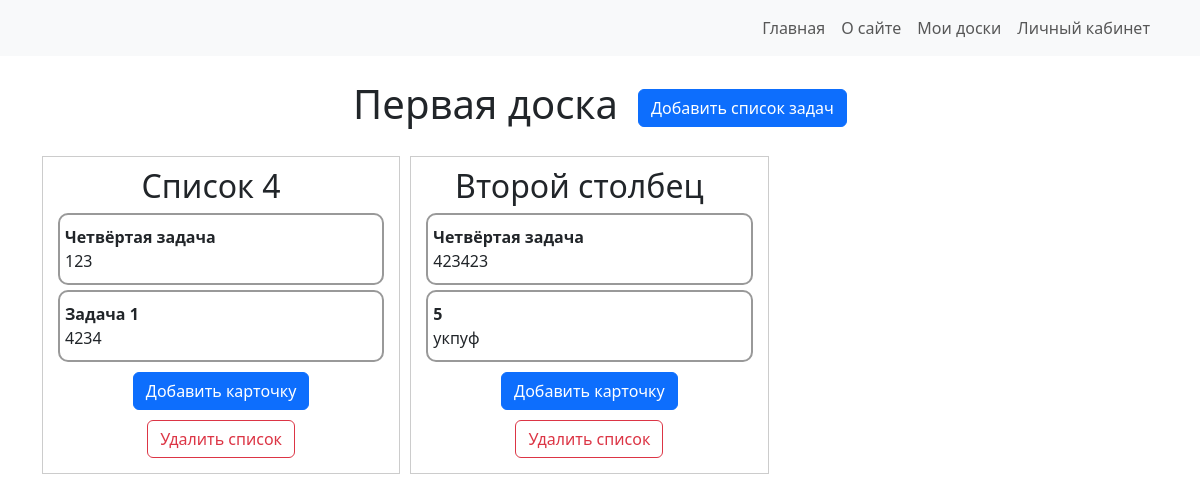
Screenshot of /board/2/ (signed in) with the database file from the repository.
### web/models.py (models this page shows, shortened)
class Board(models.Model):
    title = models.CharField(max_length=255)
    create_date = models.DateTimeField(auto_now_add=True)
    user = models.ForeignKey(User, on_delete=models.CASCADE)

class List(models.Model):
    board = models.ForeignKey(Board, related_name='lists', on_delete=models.CASCADE)
    title = models.CharField(max_length=255)
    position = models.PositiveIntegerField(default=0)

class Task(models.Model):
    list = models.ForeignKey(List, related_name='tasks', on_delete=models.CASCADE)
    title = models.CharField(max_length=255)
    description = models.TextField(blank=True)
    position = models.PositiveIntegerField(default=0)
    status = models.ForeignKey(Status, on_delete=models.SET_NULL, null=True, blank=True, default=get_default_status())
    dateStarted = models.DateTimeField(auto_now_add=True)
    dateEnded = models.DateTimeField(auto_now_add=True)

### web/views.py (the view)
# urls.py: path('board/<int:board_id>/', views.board_detail, name='board_detail'),
@login_required
def board_detail(request, board_id):
    board = get_object_or_404(Board, id=board_id, user=request.user)
    return render(request, 'boards/board_detail.html', {'board': board})

### templates/boards/board_detail.html (shortened to what this page needs)
{% extends 'base.html' %}
{% load static %}
{% block content %}
<body>
<div class="div_title">
    <h1 class="board_title" id="boardTitle" style="cursor: pointer;">{{ board.title }}</h1>
    <button id="add-column" class="btn btn-primary">Добавить список задач</button>
</div>
<div class="lists">
    {% for list in board.lists.all %}
      <div class="list" id="list-{{ list.id }}" style="border: 1px solid #ccc; margin-bottom: 10px; padding: 10px;">
          <h2 class="list_title" style=" margin-right: 20px">{{ list.title }}</h2>
          <div class="task-list" id="task-list-{{ list.id }}">
              {% for task in list.tasks.all %}
                <div onclick="window.location.href='{% url 'task_detail_view' board.id task.id %}'" class="task" draggable="true" id="task-{{ task.id }}">
                  <strong>{{ task.title }}</strong><br>
                  {{ task.description }}
                </div>
              {% endfor %}
          </div>
          <div class="task-buttons">
              <button class="add-task btn btn-primary">Добавить карточку</button>
              <button class="delete-list-btn btn btn-outline-danger delete-board-btn" data-list-id="{{ list.id }}">Удалить список</button>
          </div>
      </div>
    {% empty %}
      <p>Нет списков</p>
    {% endfor %}
</div>
</body>
{% endblock %}

### static/styles.css (style rules this page uses)
.lists { display: flex; flex-wrap: wrap; }
.div_title { display: flex; flex-wrap: wrap; height: 100%; padding: 0; align-items: center; justify-content: center; margin-bottom: 20px; }
.task-buttons { text-align: center; }
.board_title { text-align: center; margin-right: 20px; }
.list_title { text-align: center; }
.list { margin-right: 10px; flex: 0 0 calc(33% - 10px); }
.task { border: 2px solid #999; margin: 5px; border-radius: 10px; cursor:pointer; padding: 10px 5px; }
@media (max-width: 1200px) { .task-buttons button { margin: 5px; } }

### rows the page displays
Board: title "Первая доска"
List: title "Список 4"
Task: title "Четвёртая задача", description "123"
Task: title "Задача 1", description "4234"
List: title "Второй столбец"
Task: title "Четвёртая задача", description "423423"
Task: title "5", description "укпуф"
